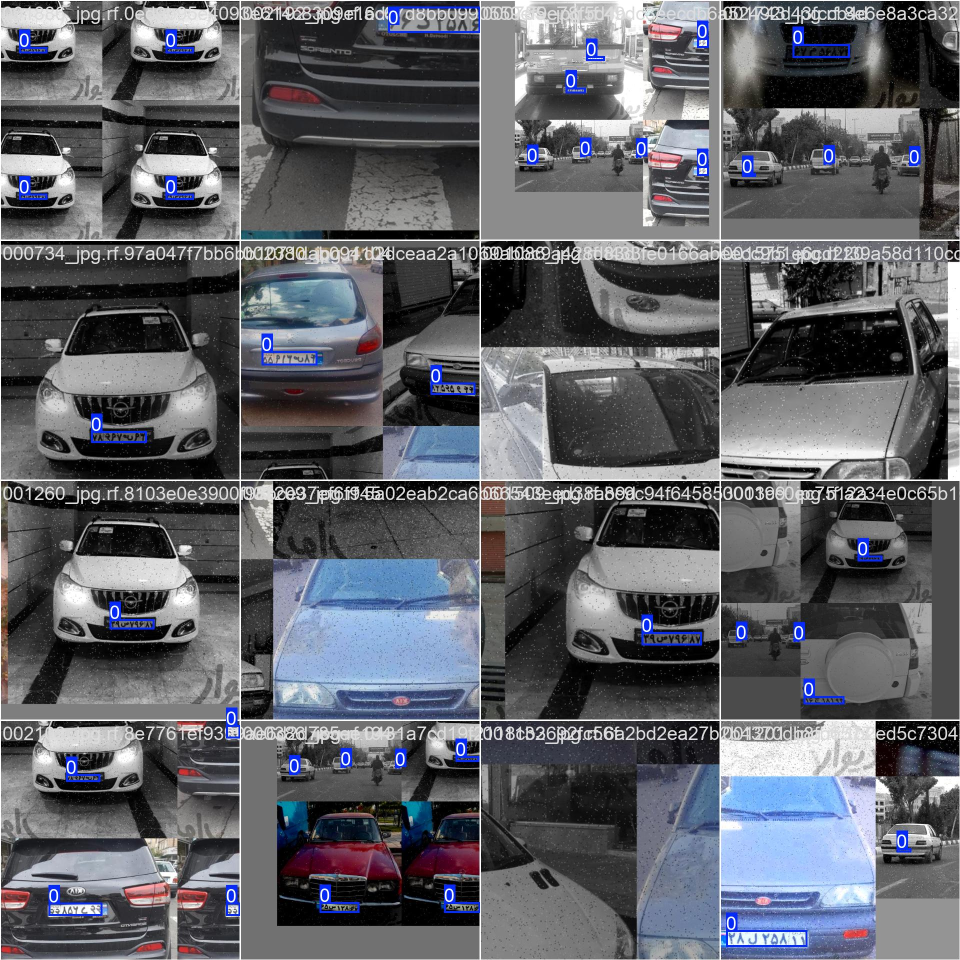
#> input picture plate-detector/runs/detect/license_plate_yolo/train_batch0.jpg, 1920 x 1920 px (shown at 1/2 size)
$ python -i test.py   (imports and definitions only)
#> lines starting #> are read from the running program, lines starting #| are printed output that depends on the picture
#> further down, picture is the input picture: shape (1920, 1920, 3); mean B, G, R 103.2, 96.8, 94.9
import argparse
from pathlib import Path

import cv2
import numpy as np
from ultralytics import YOLO


PROJECT_DIR = Path(__file__).resolve().parent
DEFAULT_MODEL = PROJECT_DIR / "runs/detect/license_plate_yolo/weights/best.onnx"


def align_license_plate(plate_img: np.ndarray, target_width: int = 400) -> np.ndarray:
#> called with target_width = 400
    gray = cv2.cvtColor(plate_img, cv2.COLOR_BGR2GRAY)
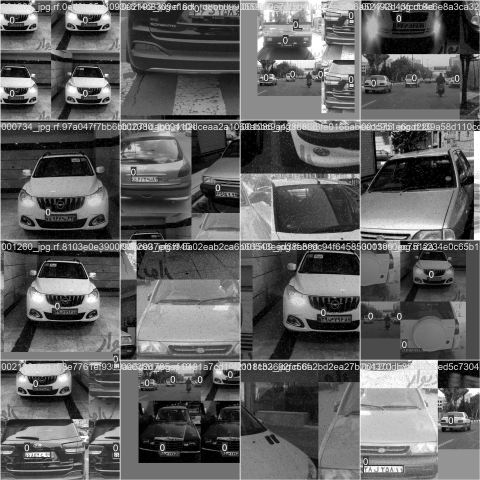
#> gray: shape (1920, 1920) (shown at 1/4 size); min 0, max 255, mean 96.9
    gray = cv2.equalizeHist(gray)
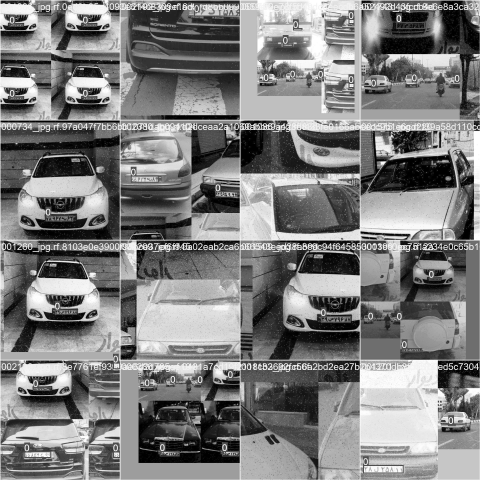
#> gray: shape (1920, 1920) (shown at 1/4 size); min 0, max 255, mean 125.4
    blurred = cv2.GaussianBlur(gray, (5, 5), 0)
    edges = cv2.Canny(blurred, 50, 150, apertureSize=3)
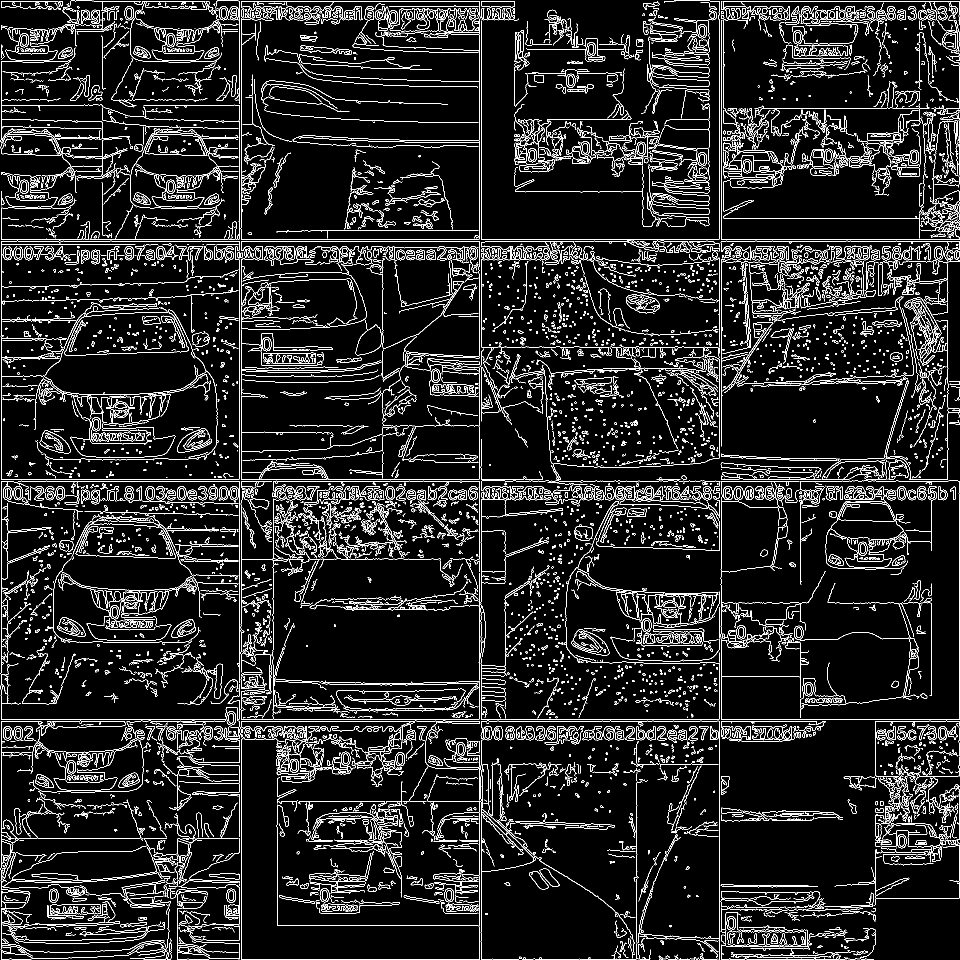
#> edges: shape (1920, 1920) (shown at 1/2 size); 8.9% white in thin lines or dots

    lines = cv2.HoughLines(edges, 1, np.pi / 180, 100)
    angles = []
    if lines is not None:
        for _, theta in lines[:, 0]:
            angle = np.degrees(theta) - 90
            if -45 <= angle <= 45:
                angles.append(angle)
#> this loop made 45812 passes
#> (theta, angle) on passes 1 to 3: (1.57, 0), (1.57, 0), (0, -90)
#> after the loop, angles = 22737 items

    height, width = plate_img.shape[:2]
    angle = float(np.median(angles)) if angles else 0.0
#> angle = 1
    matrix = cv2.getRotationMatrix2D((width // 2, height // 2), angle, 1.0)
#> matrix = [[1, 0.0175, -16.61], [-0.0175, 1, 16.9]]
    aligned = cv2.warpAffine(
        plate_img,
        matrix,
        (width, height),
        flags=cv2.INTER_CUBIC,
        borderMode=cv2.BORDER_REPLICATE,
    )
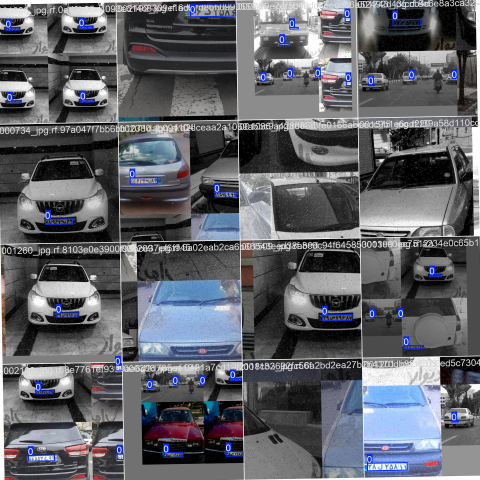
#> aligned: shape (1920, 1920, 3) (shown at 1/4 size); mean B, G, R 104.2, 97.8, 95.9
    return cv2.resize(aligned, (target_width, round(target_width * height / width)))
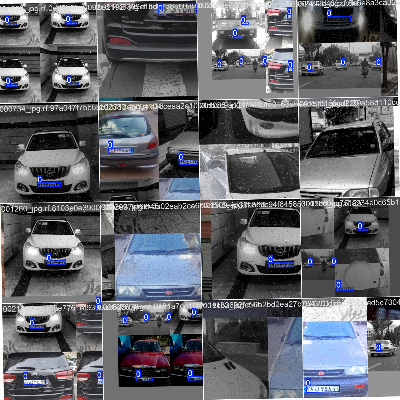
#> returned value: shape (400, 400, 3); mean of channels 0, 1, 2 104.2, 97.8, 95.8; drawn as B, G, R


# [52 lines left out: functions parse_args, main, not called in this run]


# [2 lines not run here, left out]

>>> import cv2
>>> picture = cv2.imread('runs/detect/license_plate_yolo/train_batch0.jpg')
>>> result = align_license_plate(picture)

$ run again, on plate-detector/runs/detect/license_plate_yolo/train_batch2.jpg
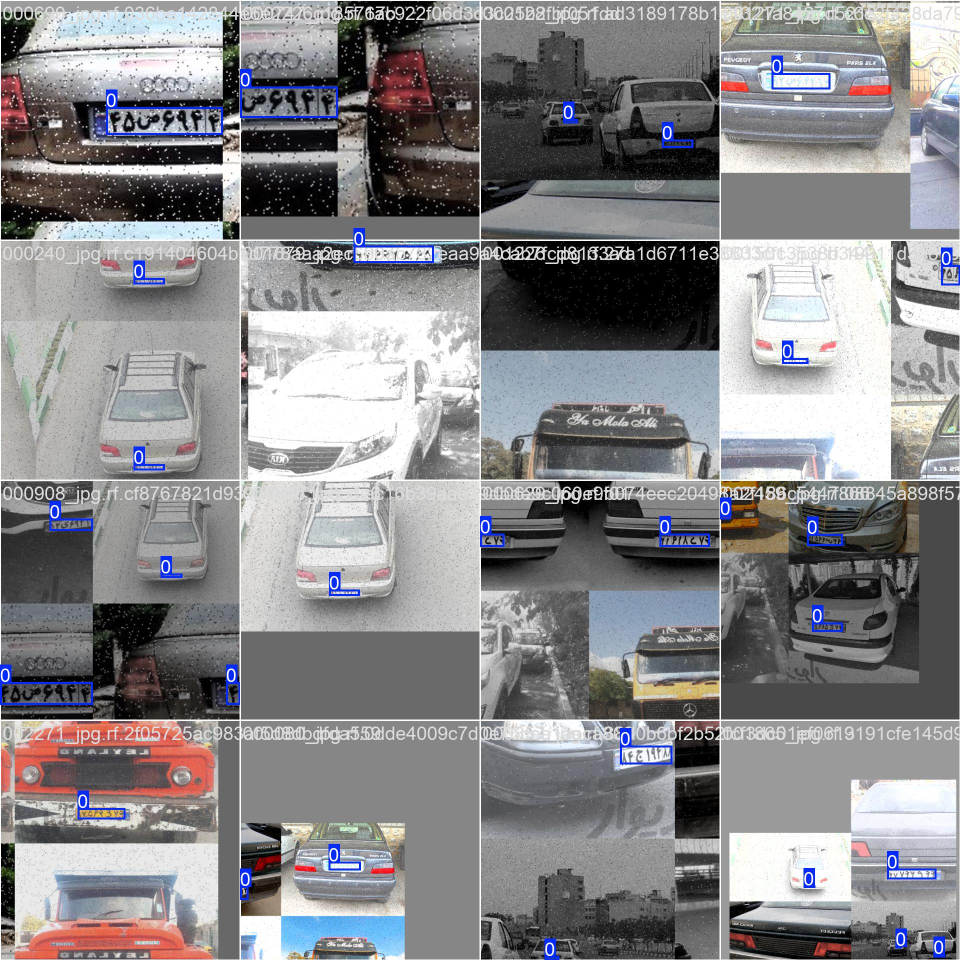
#> input picture plate-detector/runs/detect/license_plate_yolo/train_batch2.jpg, 1920 x 1920 px (shown at 1/2 size)
#> picture is the input picture: shape (1920, 1920, 3); mean B, G, R 137.2, 134.8, 135.8
#> in align_license_plate, `edges = cv2.Canny(blurred, 50, 150, apertureSize=3)`:
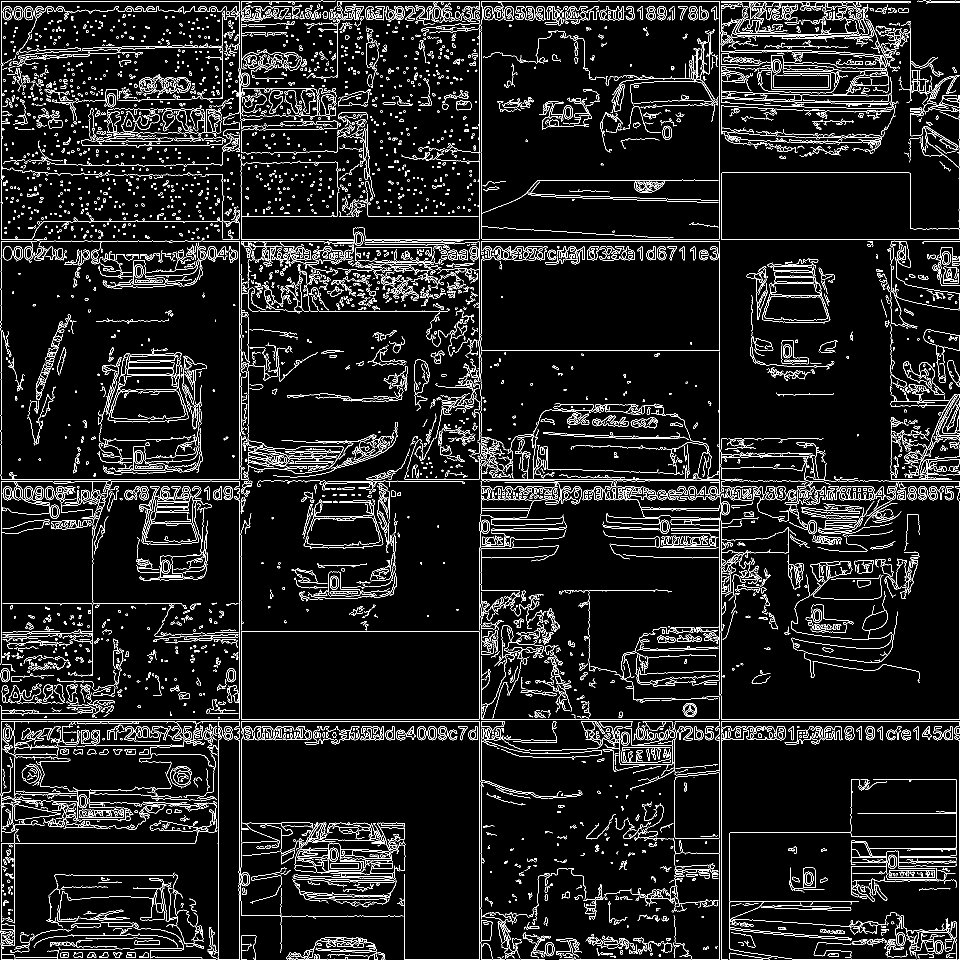
#> edges: shape (1920, 1920) (shown at 1/2 size); 7.6% white in thin lines or dots
#> the loop in align_license_plate, `for _, theta in lines[:, 0]:` made 44300 passes
#> (theta, angle) on passes 1 to 3: (1.57, 0), (1.57, 0), (0, -90)
#> after the loop in align_license_plate, `for _, theta in lines[:, 0]:`: angles = 22007 items
#> in align_license_plate, `angle = float(np.median(angles)) if angles else 0.0`: angle = -2
#> matrix = [[0.999, -0.0349, 34.09], [0.0349, 0.999, -32.92]]
#> in align_license_plate, `return cv2.resize(aligned, (target_width, round(target_width * height ..`:
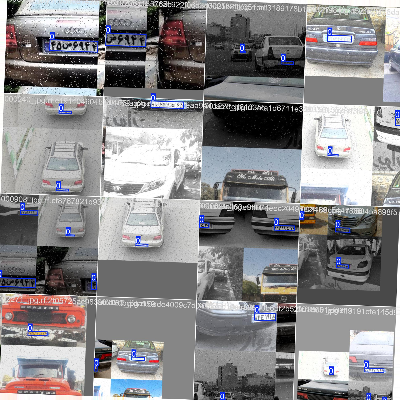
#> returned value: shape (400, 400, 3); mean of channels 0, 1, 2 138.9, 136.7, 137.7; drawn as B, G, R

$ run again, on plate-detector/runs/detect/license_plate_yolo/val_batch0_pred.jpg
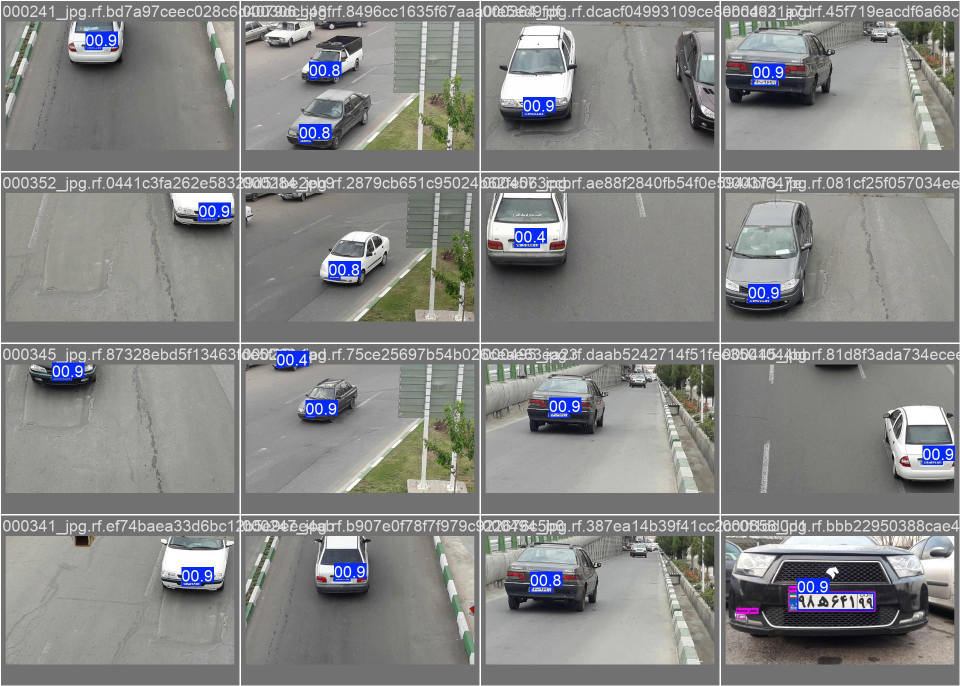
#> input picture plate-detector/runs/detect/license_plate_yolo/val_batch0_pred.jpg, 1920 x 1372 px (shown at 1/2 size)
#> picture is the input picture: shape (1372, 1920, 3); mean B, G, R 134.6, 135.6, 134.8
#> in align_license_plate, `edges = cv2.Canny(blurred, 50, 150, apertureSize=3)`:
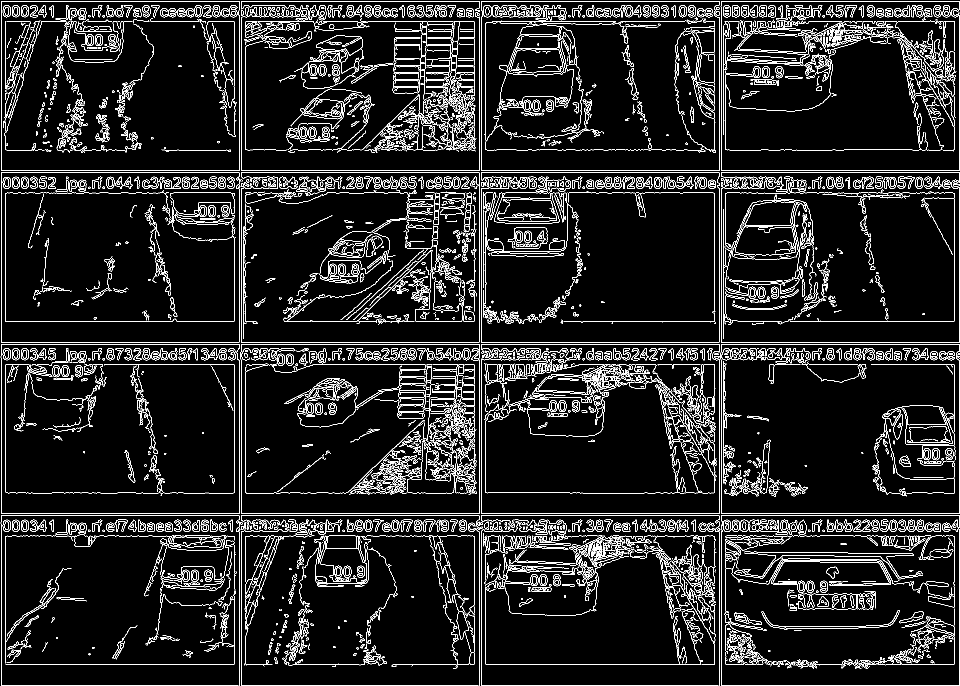
#> edges: shape (1372, 1920) (shown at 1/2 size); 8.6% white in thin lines or dots
#> the loop in align_license_plate, `for _, theta in lines[:, 0]:` made 32972 passes
#> (theta, angle) on passes 1 to 3: (1.57, 0), (1.57, 0), (1.57, 0)
#> after the loop in align_license_plate, `for _, theta in lines[:, 0]:`: angles = 15399 values, max 45 at index 74, min -45 at index 68, mean -2.25
#> in align_license_plate, `angle = float(np.median(angles)) if angles else 0.0`: angle = -3
#> matrix = [[0.999, -0.0523, 37.22], [0.0523, 0.999, -49.3]]
#> in align_license_plate, `return cv2.resize(aligned, (target_width, round(target_width * height ..`:
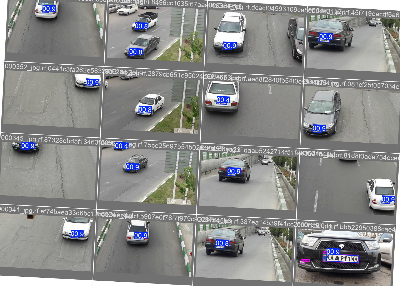
#> returned value: shape (286, 400, 3); mean of channels 0, 1, 2 137.7, 138.6, 137.8; drawn as B, G, R
